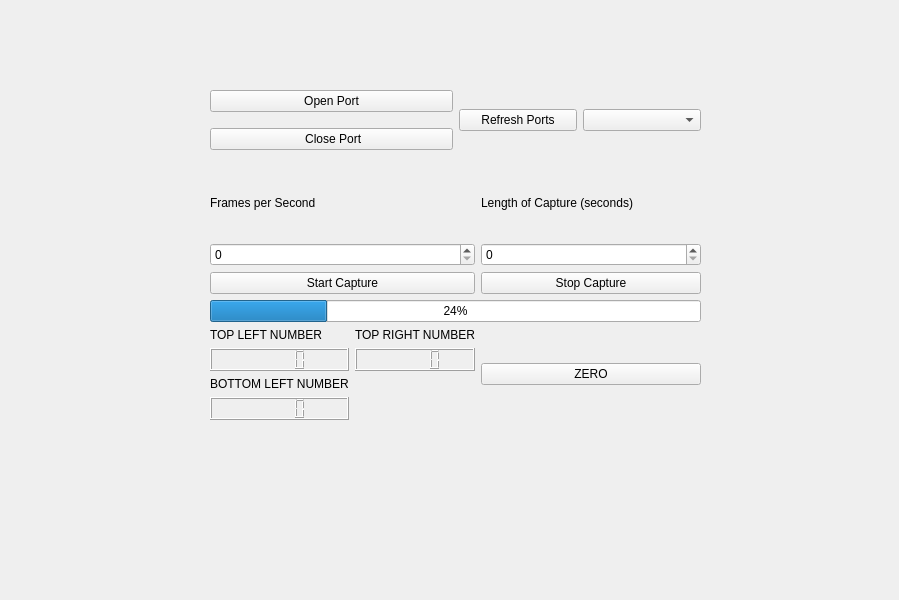
<?xml version="1.0" encoding="UTF-8"?>
<ui version="4.0">
 <class>MainWindow</class>
 <widget class="QMainWindow" name="MainWindow">
  <property name="geometry">
   <rect>
    <x>0</x>
    <y>0</y>
    <width>899</width>
    <height>600</height>
   </rect>
  </property>
  <property name="windowTitle">
   <string>MainWindow</string>
  </property>
  <widget class="QWidget" name="centralwidget">
   <widget class="QWidget" name="verticalLayoutWidget">
    <property name="geometry">
     <rect>
      <x>210</x>
      <y>169</y>
      <width>491</width>
      <height>251</height>
     </rect>
    </property>
    <layout class="QVBoxLayout" name="verticalLayout">
     <item>
      <layout class="QGridLayout" name="gridLayout">
       <item row="1" column="0">
        <widget class="QSpinBox" name="framesPerSecond"/>
       </item>
       <item row="5" column="0">
        <layout class="QGridLayout" name="gridLayout_2">
         <item row="2" column="0">
          <widget class="QLabel" name="botLeftNumLabel">
           <property name="text">
            <string>BOTTOM LEFT NUMBER</string>
           </property>
          </widget>
         </item>
         <item row="0" column="0">
          <widget class="QLabel" name="topLeftNumLabel">
           <property name="text">
            <string>TOP LEFT NUMBER</string>
           </property>
          </widget>
         </item>
         <item row="1" column="1">
          <widget class="QLCDNumber" name="topRightNum"/>
         </item>
         <item row="3" column="0">
          <widget class="QLCDNumber" name="botLeftNum"/>
         </item>
         <item row="1" column="0">
          <widget class="QLCDNumber" name="topLeftNum"/>
         </item>
         <item row="0" column="1">
          <widget class="QLabel" name="topRightNumLabel">
           <property name="text">
            <string>TOP RIGHT NUMBER</string>
           </property>
          </widget>
         </item>
        </layout>
       </item>
       <item row="4" column="0" colspan="2">
        <widget class="QProgressBar" name="progressBar">
         <property name="value">
          <number>24</number>
         </property>
        </widget>
       </item>
       <item row="1" column="1">
        <widget class="QSpinBox" name="captureLengthSeconds">
         <property name="minimumSize">
          <size>
           <width>166</width>
           <height>21</height>
          </size>
         </property>
        </widget>
       </item>
       <item row="2" column="0">
        <widget class="QPushButton" name="btnStart">
         <property name="text">
          <string>Start Capture</string>
         </property>
        </widget>
       </item>
       <item row="2" column="1">
        <widget class="QPushButton" name="btnStop">
         <property name="text">
          <string>Stop Capture</string>
         </property>
        </widget>
       </item>
       <item row="0" column="1">
        <widget class="QLabel" name="label_2">
         <property name="text">
          <string>Length of Capture (seconds)</string>
         </property>
        </widget>
       </item>
       <item row="0" column="0">
        <widget class="QLabel" name="label">
         <property name="text">
          <string>Frames per Second</string>
         </property>
        </widget>
       </item>
       <item row="5" column="1">
        <widget class="QPushButton" name="btnZero">
         <property name="text">
          <string>ZERO</string>
         </property>
        </widget>
       </item>
      </layout>
     </item>
    </layout>
   </widget>
   <widget class="QWidget" name="horizontalLayoutWidget_2">
    <property name="geometry">
     <rect>
      <x>210</x>
      <y>80</y>
      <width>491</width>
      <height>81</height>
     </rect>
    </property>
    <layout class="QHBoxLayout" name="horizontalLayout_3">
     <item>
      <layout class="QVBoxLayout" name="verticalLayout_2">
       <item>
        <layout class="QHBoxLayout" name="horizontalLayout_2">
         <item>
          <widget class="QPushButton" name="btnOpenPort">
           <property name="text">
            <string>Open Port</string>
           </property>
          </widget>
         </item>
        </layout>
       </item>
       <item>
        <widget class="QPushButton" name="btnClosPort">
         <property name="text">
          <string> Close Port</string>
         </property>
        </widget>
       </item>
      </layout>
     </item>
     <item>
      <layout class="QHBoxLayout" name="horizontalLayout">
       <item>
        <widget class="QPushButton" name="btnRefreshPorts">
         <property name="text">
          <string>Refresh Ports</string>
         </property>
        </widget>
       </item>
       <item>
        <widget class="QComboBox" name="comboPorts"/>
       </item>
      </layout>
     </item>
    </layout>
   </widget>
  </widget>
 </widget>
 <resources/>
 <connections/>
</ui>
